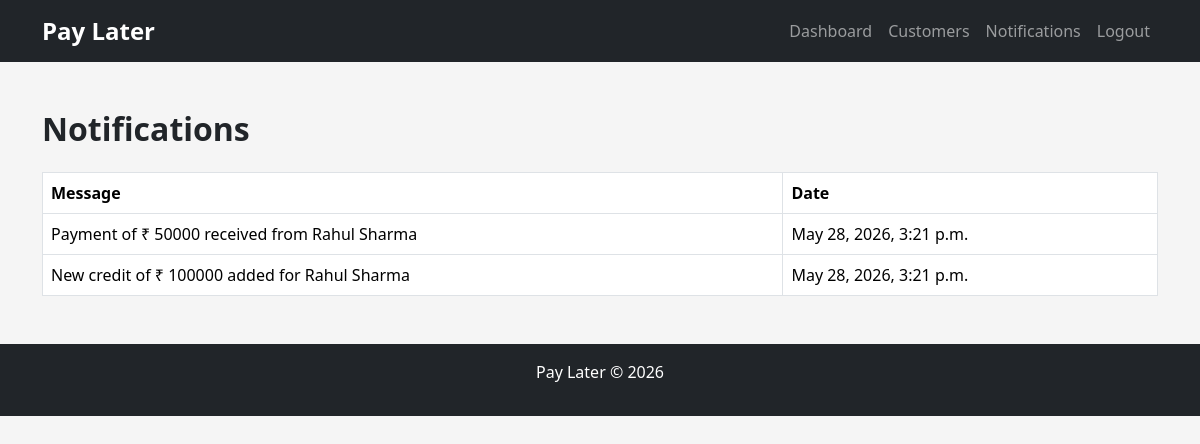
The app's page /notifications/ (signed in) with its own data.
### core/models.py (models this page shows, shortened)
class Notification(models.Model):
    merchant = models.ForeignKey(
        Merchant,
        on_delete=models.CASCADE
    )
    message = models.TextField()
    is_read = models.BooleanField(
        default=False
    )
    created_at = models.DateTimeField(
        auto_now_add=True
    )

### core/views.py (the view)
# urls.py: path('notifications/',views.notifications),
def notifications(request):
    merchant_id = request.session.get(
        'merchant_id'
    )
    if not merchant_id:
        return redirect('/login/')
    data = Notification.objects.filter(
        merchant_id=merchant_id
    ).order_by('-id')
    return render(
        request,
        'merchant/notifications.html',
        {'notifications': data}
    )

### templates/merchant/notifications.html
{% extends 'base.html' %}
{% block content %}
<h2 class="mb-4">
    Notifications
</h2>
<table class="table table-bordered">
    <tr>
        <th>Message</th>
        <th>Date</th>
    </tr>
    {% for i in notifications %}
    <tr>
        <td>{{ i.message }}</td>
        <td>{{ i.created_at }}</td>
    </tr>
    {% endfor %}
</table>
{% endblock %}

### static/css/style.css (style rules this page uses)
body { background-color:#f5f5f5; }
.table { background:white; }
h2, h3, h4 { font-weight:bold; }

### records on screen
Notification: message "Payment of ₹ 50000 received from Rahul Sharma", created_at "May 28, 2026, 3:21 p.m."
Notification: message "New credit of ₹ 100000 added for Rahul Sharma", created_at "May 28, 2026, 3:21 p.m."
